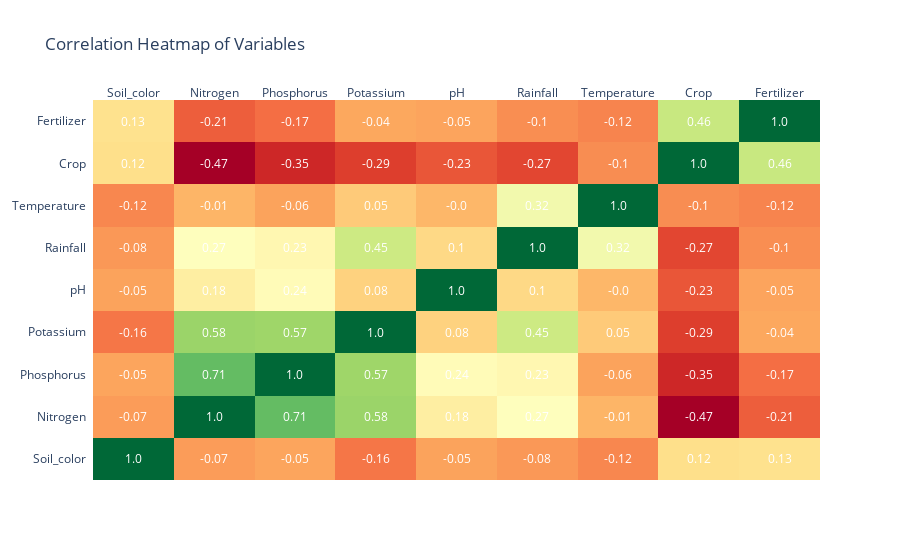

Here is the notebook cell this chart was saved with:
### Code cell
import pandas as pd
import plotly.figure_factory as ff


def heatmap_correlations(df: pd.DataFrame, targetVariable:str ,colorscale:str="Viridis"):
    """
    Create a heatmap showing the correlation of all pairs of variables in the dataframe.
    Parameters:
    - df (pd.DataFrame): Data to be plotted.
    - targetVariable (str): The dependent variable for which correlations will be displayed.
    - colorscale (str): Desired colorscale for the heatmap. Default is "Viridis".
    Returns:
    - None: Shows the heatmap.
    """
    
    # Filtering only numerical columns
    df_numeric = df.select_dtypes(include=['number'])
    
    # Check if targetVariable is numeric
    if targetVariable not in df_numeric.columns:
        print(f"The target variable {targetVariable} is not numeric.")
        return
    
    # Print the correlation of the target variable with other variables
    print('-' * 52)
    print(f"Correlation of {targetVariable} with other Independent variables")
    print('-' * 52)
    print(df_numeric.corr()[targetVariable].sort_values(ascending=False))
    
    # Calculate the correlation matrix
    corr_matrix = df_numeric.corr()
    # Create a heatmap using the correlation matrix
    fig = ff.create_annotated_heatmap(
        z=corr_matrix.values, 
        x=list(corr_matrix.columns), 
        y=list(corr_matrix.index),
        annotation_text=corr_matrix.round(2).values,
        colorscale=colorscale
    )

    fig.update_layout(title="Correlation Heatmap of Variables")
    
    fig.show()


heatmap_correlations(df_encoded_eda, targetVariable="Fertilizer", colorscale='RdYlGn')

### Figure 1 — Plotly figure (JSON) as saved in the notebook; plotly's stock layout.template omitted (floating-point values rounded to 4 significant figures)
{"data": [{"colorscale": [[0, "rgb(165,0,38)"], [0.1, "rgb(215,48,39)"], [0.2, "rgb(244,109,67)"], [0.3, "rgb(253,174,97)"], [0.4, "rgb(254,224,139)"], [0.5, "rgb(255,255,191)"], [0.6, "rgb(217,239,139)"], [0.7, "rgb(166,217,106)"], [0.8, "rgb(102,189,99)"], [0.9, "rgb(26,152,80)"], [1, "rgb(0,104,55)"]], "reversescale": false, "showscale": false, "type": "heatmap", "x": ["Soil_color", "Nitrogen", "Phosphorus", "Potassium", "pH", "Rainfall", "Temperature", "Crop", "Fertilizer"], "y": ["Soil_color", "Nitrogen", "Phosphorus", "Potassium", "pH", "Rainfall", "Temperature", "Crop", "Fertilizer"], "z": [[1, -0.07087, -0.05054, -0.1574, -0.05485, -0.08064, -0.119, 0.1179, 0.1256], [-0.07087, 1, 0.7095, 0.5843, 0.1829, 0.2694, -0.01021, -0.4715, -0.2142], [-0.05054, 0.7095, 1, 0.574, 0.2449, 0.2255, -0.0553, -0.3527, -0.1745], [-0.1574, 0.5843, 0.574, 1, 0.07511, 0.4457, 0.05341, -0.2916, -0.04475], [-0.05485, 0.1829, 0.2449, 0.07511, 1, 0.09788, -0.002949, -0.2337, -0.05175], [-0.08064, 0.2694, 0.2255, 0.4457, 0.09788, 1, 0.315, -0.2711, -0.1035], [-0.119, -0.01021, -0.0553, 0.05341, -0.002949, 0.315, 1, -0.105, -0.1247], [0.1179, -0.4715, -0.3527, -0.2916, -0.2337, -0.2711, -0.105, 1, 0.4593], [0.1256, -0.2142, -0.1745, -0.04475, -0.05175, -0.1035, -0.1247, 0.4593, 1]]}], "layout": {"annotations": [{"font": {"color": "#FFFFFF"}, "showarrow": false, "text": "1.0", "x": "Soil_color", "xref": "x", "y": "Soil_color", "yref": "y"}, {"font": {"color": "#FFFFFF"}, "showarrow": false, "text": "-0.07", "x": "Nitrogen", "xref": "x", "y": "Soil_color", "yref": "y"}, {"font": {"color": "#FFFFFF"}, "showarrow": false, "text": "-0.05", "x": "Phosphorus", "xref": "x", "y": "Soil_color", "yref": "y"}, {"font": {"color": "#FFFFFF"}, "showarrow": false, "text": "-0.16", "x": "Potassium", "xref": "x", "y": "Soil_color", "yref": "y"}, {"font": {"color": "#FFFFFF"}, "showarrow": false, "text": "-0.05", "x": "pH", "xref": "x", "y": "Soil_color", "yref": "y"}, {"font": {"color": "#FFFFFF"}, "showarrow": false, "text": "-0.08", "x": "Rainfall", "xref": "x", "y": "Soil_color", "yref": "y"}, {"font": {"color": "#FFFFFF"}, "showarrow": false, "text": "-0.12", "x": "Temperature", "xref": "x", "y": "Soil_color", "yref": "y"}, {"font": {"color": "#FFFFFF"}, "showarrow": false, "text": "0.12", "x": "Crop", "xref": "x", "y": "Soil_color", "yref": "y"}, {"font": {"color": "#FFFFFF"}, "showarrow": false, "text": "0.13", "x": "Fertilizer", "xref": "x", "y": "Soil_color", "yref": "y"}, {"font": {"color": "#FFFFFF"}, "showarrow": false, "text": "-0.07", "x": "Soil_color", "xref": "x", "y": "Nitrogen", "yref": "y"}, {"font": {"color": "#FFFFFF"}, "showarrow": false, "text": "1.0", "x": "Nitrogen", "xref": "x", "y": "Nitrogen", "yref": "y"}, {"font": {"color": "#FFFFFF"}, "showarrow": false, "text": "0.71", "x": "Phosphorus", "xref": "x", "y": "Nitrogen", "yref": "y"}, {"font": {"color": "#FFFFFF"}, "showarrow": false, "text": "0.58", "x": "Potassium", "xref": "x", "y": "Nitrogen", "yref": "y"}, {"font": {"color": "#FFFFFF"}, "showarrow": false, "text": "0.18", "x": "pH", "xref": "x", "y": "Nitrogen", "yref": "y"}, {"font": {"color": "#FFFFFF"}, "showarrow": false, "text": "0.27", "x": "Rainfall", "xref": "x", "y": "Nitrogen", "yref": "y"}, {"font": {"color": "#FFFFFF"}, "showarrow": false, "text": "-0.01", "x": "Temperature", "xref": "x", "y": "Nitrogen", "yref": "y"}, {"font": {"color": "#FFFFFF"}, "showarrow": false, "text": "-0.47", "x": "Crop", "xref": "x", "y": "Nitrogen", "yref": "y"}, {"font": {"color": "#FFFFFF"}, "showarrow": false, "text": "-0.21", "x": "Fertilizer", "xref": "x", "y": "Nitrogen", "yref": "y"}, {"font": {"color": "#FFFFFF"}, "showarrow": false, "text": "-0.05", "x": "Soil_color", "xref": "x", "y": "Phosphorus", "yref": "y"}, {"font": {"color": "#FFFFFF"}, "showarrow": false, "text": "0.71", "x": "Nitrogen", "xref": "x", "y": "Phosphorus", "yref": "y"}, {"font": {"color": "#FFFFFF"}, "showarrow": false, "text": "1.0", "x": "Phosphorus", "xref": "x", "y": "Phosphorus", "yref": "y"}, {"font": {"color": "#FFFFFF"}, "showarrow": false, "text": "0.57", "x": "Potassium", "xref": "x", "y": "Phosphorus", "yref": "y"}, {"font": {"color": "#FFFFFF"}, "showarrow": false, "text": "0.24", "x": "pH", "xref": "x", "y": "Phosphorus", "yref": "y"}, {"font": {"color": "#FFFFFF"}, "showarrow": false, "text": "0.23", "x": "Rainfall", "xref": "x", "y": "Phosphorus", "yref": "y"}, {"font": {"color": "#FFFFFF"}, "showarrow": false, "text": "-0.06", "x": "Temperature", "xref": "x", "y": "Phosphorus", "yref": "y"}, {"font": {"color": "#FFFFFF"}, "showarrow": false, "text": "-0.35", "x": "Crop", "xref": "x", "y": "Phosphorus", "yref": "y"}, {"font": {"color": "#FFFFFF"}, "showarrow": false, "text": "-0.17", "x": "Fertilizer", "xref": "x", "y": "Phosphorus", "yref": "y"}, {"font": {"color": "#FFFFFF"}, "showarrow": false, "text": "-0.16", "x": "Soil_color", "xref": "x", "y": "Potassium", "yref": "y"}, {"font": {"color": "#FFFFFF"}, "showarrow": false, "text": "0.58", "x": "Nitrogen", "xref": "x", "y": "Potassium", "yref": "y"}, {"font": {"color": "#FFFFFF"}, "showarrow": false, "text": "0.57", "x": "Phosphorus", "xref": "x", "y": "Potassium", "yref": "y"}, {"font": {"color": "#FFFFFF"}, "showarrow": false, "text": "1.0", "x": "Potassium", "xref": "x", "y": "Potassium", "yref": "y"}, {"font": {"color": "#FFFFFF"}, "showarrow": false, "text": "0.08", "x": "pH", "xref": "x", "y": "Potassium", "yref": "y"}, {"font": {"color": "#FFFFFF"}, "showarrow": false, "text": "0.45", "x": "Rainfall", "xref": "x", "y": "Potassium", "yref": "y"}, {"font": {"color": "#FFFFFF"}, "showarrow": false, "text": "0.05", "x": "Temperature", "xref": "x", "y": "Potassium", "yref": "y"}, {"font": {"color": "#FFFFFF"}, "showarrow": false, "text": "-0.29", "x": "Crop", "xref": "x", "y": "Potassium", "yref": "y"}, {"font": {"color": "#FFFFFF"}, "showarrow": false, "text": "-0.04", "x": "Fertilizer", "xref": "x", "y": "Potassium", "yref": "y"}, {"font": {"color": "#FFFFFF"}, "showarrow": false, "text": "-0.05", "x": "Soil_color", "xref": "x", "y": "pH", "yref": "y"}, {"font": {"color": "#FFFFFF"}, "showarrow": false, "text": "0.18", "x": "Nitrogen", "xref": "x", "y": "pH", "yref": "y"}, {"font": {"color": "#FFFFFF"}, "showarrow": false, "text": "0.24", "x": "Phosphorus", "xref": "x", "y": "pH", "yref": "y"}, {"font": {"color": "#FFFFFF"}, "showarrow": false, "text": "0.08", "x": "Potassium", "xref": "x", "y": "pH", "yref": "y"}, {"font": {"color": "#FFFFFF"}, "showarrow": false, "text": "1.0", "x": "pH", "xref": "x", "y": "pH", "yref": "y"}, {"font": {"color": "#FFFFFF"}, "showarrow": false, "text": "0.1", "x": "Rainfall", "xref": "x", "y": "pH", "yref": "y"}, {"font": {"color": "#FFFFFF"}, "showarrow": false, "text": "-0.0", "x": "Temperature", "xref": "x", "y": "pH", "yref": "y"}, {"font": {"color": "#FFFFFF"}, "showarrow": false, "text": "-0.23", "x": "Crop", "xref": "x", "y": "pH", "yref": "y"}, {"font": {"color": "#FFFFFF"}, "showarrow": false, "text": "-0.05", "x": "Fertilizer", "xref": "x", "y": "pH", "yref": "y"}, {"font": {"color": "#FFFFFF"}, "showarrow": false, "text": "-0.08", "x": "Soil_color", "xref": "x", "y": "Rainfall", "yref": "y"}, {"font": {"color": "#FFFFFF"}, "showarrow": false, "text": "0.27", "x": "Nitrogen", "xref": "x", "y": "Rainfall", "yref": "y"}, {"font": {"color": "#FFFFFF"}, "showarrow": false, "text": "0.23", "x": "Phosphorus", "xref": "x", "y": "Rainfall", "yref": "y"}, {"font": {"color": "#FFFFFF"}, "showarrow": false, "text": "0.45", "x": "Potassium", "xref": "x", "y": "Rainfall", "yref": "y"}, {"font": {"color": "#FFFFFF"}, "showarrow": false, "text": "0.1", "x": "pH", "xref": "x", "y": "Rainfall", "yref": "y"}, {"font": {"color": "#FFFFFF"}, "showarrow": false, "text": "1.0", "x": "Rainfall", "xref": "x", "y": "Rainfall", "yref": "y"}, {"font": {"color": "#FFFFFF"}, "showarrow": false, "text": "0.32", "x": "Temperature", "xref": "x", "y": "Rainfall", "yref": "y"}, {"font": {"color": "#FFFFFF"}, "showarrow": false, "text": "-0.27", "x": "Crop", "xref": "x", "y": "Rainfall", "yref": "y"}, {"font": {"color": "#FFFFFF"}, "showarrow": false, "text": "-0.1", "x": "Fertilizer", "xref": "x", "y": "Rainfall", "yref": "y"}, {"font": {"color": "#FFFFFF"}, "showarrow": false, "text": "-0.12", "x": "Soil_color", "xref": "x", "y": "Temperature", "yref": "y"}, {"font": {"color": "#FFFFFF"}, "showarrow": false, "text": "-0.01", "x": "Nitrogen", "xref": "x", "y": "Temperature", "yref": "y"}, {"font": {"color": "#FFFFFF"}, "showarrow": false, "text": "-0.06", "x": "Phosphorus", "xref": "x", "y": "Temperature", "yref": "y"}, {"font": {"color": "#FFFFFF"}, "showarrow": false, "text": "0.05", "x": "Potassium", "xref": "x", "y": "Temperature", "yref": "y"}, {"font": {"color": "#FFFFFF"}, "showarrow": false, "text": "-0.0", "x": "pH", "xref": "x", "y": "Temperature", "yref": "y"}, {"font": {"color": "#FFFFFF"}, "showarrow": false, "text": "0.32", "x": "Rainfall", "xref": "x", "y": "Temperature", "yref": "y"}, {"font": {"color": "#FFFFFF"}, "showarrow": false, "text": "1.0", "x": "Temperature", "xref": "x", "y": "Temperature", "yref": "y"}, {"font": {"color": "#FFFFFF"}, "showarrow": false, "text": "-0.1", "x": "Crop", "xref": "x", "y": "Temperature", "yref": "y"}, {"font": {"color": "#FFFFFF"}, "showarrow": false, "text": "-0.12", "x": "Fertilizer", "xref": "x", "y": "Temperature", "yref": "y"}, {"font": {"color": "#FFFFFF"}, "showarrow": false, "text": "0.12", "x": "Soil_color", "xref": "x", "y": "Crop", "yref": "y"}, {"font": {"color": "#FFFFFF"}, "showarrow": false, "text": "-0.47", "x": "Nitrogen", "xref": "x", "y": "Crop", "yref": "y"}, {"font": {"color": "#FFFFFF"}, "showarrow": false, "text": "-0.35", "x": "Phosphorus", "xref": "x", "y": "Crop", "yref": "y"}, {"font": {"color": "#FFFFFF"}, "showarrow": false, "text": "-0.29", "x": "Potassium", "xref": "x", "y": "Crop", "yref": "y"}, {"font": {"color": "#FFFFFF"}, "showarrow": false, "text": "-0.23", "x": "pH", "xref": "x", "y": "Crop", "yref": "y"}, {"font": {"color": "#FFFFFF"}, "showarrow": false, "text": "-0.27", "x": "Rainfall", "xref": "x", "y": "Crop", "yref": "y"}, {"font": {"color": "#FFFFFF"}, "showarrow": false, "text": "-0.1", "x": "Temperature", "xref": "x", "y": "Crop", "yref": "y"}, {"font": {"color": "#FFFFFF"}, "showarrow": false, "text": "1.0", "x": "Crop", "xref": "x", "y": "Crop", "yref": "y"}, {"font": {"color": "#FFFFFF"}, "showarrow": false, "text": "0.46", "x": "Fertilizer", "xref": "x", "y": "Crop", "yref": "y"}, {"font": {"color": "#FFFFFF"}, "showarrow": false, "text": "0.13", "x": "Soil_color", "xref": "x", "y": "Fertilizer", "yref": "y"}, {"font": {"color": "#FFFFFF"}, "showarrow": false, "text": "-0.21", "x": "Nitrogen", "xref": "x", "y": "Fertilizer", "yref": "y"}, {"font": {"color": "#FFFFFF"}, "showarrow": false, "text": "-0.17", "x": "Phosphorus", "xref": "x", "y": "Fertilizer", "yref": "y"}, {"font": {"color": "#FFFFFF"}, "showarrow": false, "text": "-0.04", "x": "Potassium", "xref": "x", "y": "Fertilizer", "yref": "y"}, {"font": {"color": "#FFFFFF"}, "showarrow": false, "text": "-0.05", "x": "pH", "xref": "x", "y": "Fertilizer", "yref": "y"}, {"font": {"color": "#FFFFFF"}, "showarrow": false, "text": "-0.1", "x": "Rainfall", "xref": "x", "y": "Fertilizer", "yref": "y"}, {"font": {"color": "#FFFFFF"}, "showarrow": false, "text": "-0.12", "x": "Temperature", "xref": "x", "y": "Fertilizer", "yref": "y"}, {"font": {"color": "#FFFFFF"}, "showarrow": false, "text": "0.46", "x": "Crop", "xref": "x", "y": "Fertilizer", "yref": "y"}, {"font": {"color": "#FFFFFF"}, "showarrow": false, "text": "1.0", "x": "Fertilizer", "xref": "x", "y": "Fertilizer", "yref": "y"}], "title": {"text": "Correlation Heatmap of Variables"}, "xaxis": {"dtick": 1, "gridcolor": "rgb(0, 0, 0)", "side": "top", "ticks": ""}, "yaxis": {"dtick": 1, "ticks": "", "ticksuffix": "  "}}}
